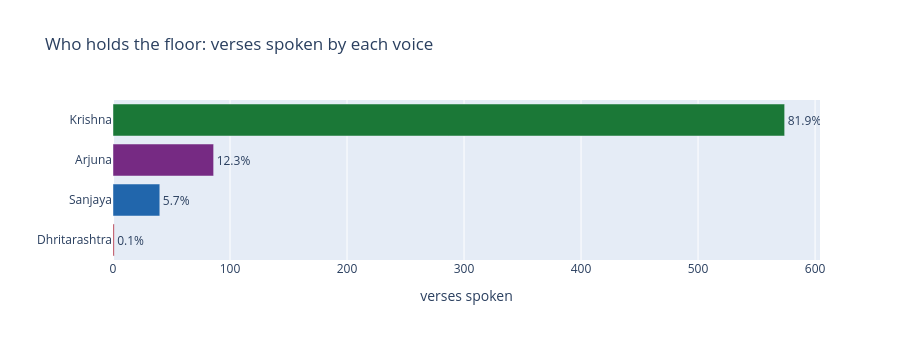

Notebook code for this chart:
### Code cell
fig_share = px.bar(
    share, x="verses", y="speaker", orientation="h", text="pct",
    color="speaker", color_discrete_map=SPEAKER_COLOR,
    title="Who holds the floor: verses spoken by each voice",
    labels=dict(verses="verses spoken", speaker=""),
)
fig_share.update_traces(texttemplate="%{text:.1f}%", textposition="outside")
fig_share.update_layout(height=340, showlegend=False)
export(fig_share, "speaker_share.html")
fig_share

### Figure 1 — Plotly figure (JSON) as saved in the notebook; plotly's stock layout.template omitted (floating-point values rounded to 4 significant figures)
{"data": [{"hovertemplate": "=%{y}<br>verses spoken=%{x}<br>pct=%{text}<extra></extra>", "legendgroup": "Krishna", "marker": {"color": "#1b7837", "pattern": {"shape": ""}}, "name": "Krishna", "orientation": "h", "showlegend": true, "text": [81.88], "textposition": "outside", "texttemplate": "%{text:.1f}%", "type": "bar", "x": [574], "xaxis": "x", "y": ["Krishna"], "yaxis": "y"}, {"hovertemplate": "=%{y}<br>verses spoken=%{x}<br>pct=%{text}<extra></extra>", "legendgroup": "Arjuna", "marker": {"color": "#762a83", "pattern": {"shape": ""}}, "name": "Arjuna", "orientation": "h", "showlegend": true, "text": [12.27], "textposition": "outside", "texttemplate": "%{text:.1f}%", "type": "bar", "x": [86], "xaxis": "x", "y": ["Arjuna"], "yaxis": "y"}, {"hovertemplate": "=%{y}<br>verses spoken=%{x}<br>pct=%{text}<extra></extra>", "legendgroup": "Sanjaya", "marker": {"color": "#2166ac", "pattern": {"shape": ""}}, "name": "Sanjaya", "orientation": "h", "showlegend": true, "text": [5.706], "textposition": "outside", "texttemplate": "%{text:.1f}%", "type": "bar", "x": [40], "xaxis": "x", "y": ["Sanjaya"], "yaxis": "y"}, {"hovertemplate": "=%{y}<br>verses spoken=%{x}<br>pct=%{text}<extra></extra>", "legendgroup": "Dhritarashtra", "marker": {"color": "#b2182b", "pattern": {"shape": ""}}, "name": "Dhritarashtra", "orientation": "h", "showlegend": true, "text": [0.1427], "textposition": "outside", "texttemplate": "%{text:.1f}%", "type": "bar", "x": [1], "xaxis": "x", "y": ["Dhritarashtra"], "yaxis": "y"}], "layout": {"barmode": "relative", "height": 340, "legend": {"title": {"text": ""}, "tracegroupgap": 0}, "showlegend": false, "title": {"text": "Who holds the floor: verses spoken by each voice"}, "xaxis": {"anchor": "y", "domain": [0.0, 1.0], "title": {"text": "verses spoken"}}, "yaxis": {"anchor": "x", "categoryarray": ["Dhritarashtra", "Sanjaya", "Arjuna", "Krishna"], "categoryorder": "array", "domain": [0.0, 1.0], "title": {"text": ""}}}}
